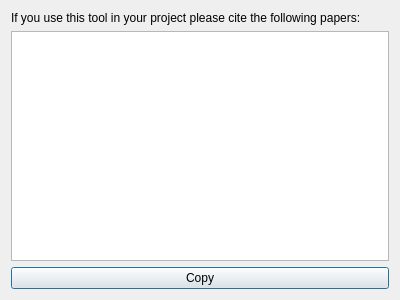
<?xml version="1.0" encoding="UTF-8"?>
<ui version="4.0">
 <class>DialogCitations</class>
 <widget class="QDialog" name="DialogCitations">
  <property name="geometry">
   <rect>
    <x>0</x>
    <y>0</y>
    <width>400</width>
    <height>300</height>
   </rect>
  </property>
  <property name="windowTitle">
   <string>Citations</string>
  </property>
  <layout class="QVBoxLayout" name="verticalLayout_2">
   <item>
    <layout class="QVBoxLayout" name="verticalLayout">
     <item>
      <widget class="QLabel" name="labelCitations">
       <property name="text">
        <string>If you use this tool in your project please cite the following papers:</string>
       </property>
      </widget>
     </item>
     <item>
      <widget class="QTextBrowser" name="textBrowserCitations"/>
     </item>
     <item>
      <widget class="QPushButton" name="pushButtonCopyCitations">
       <property name="toolTip">
        <string>Copy citations to clipbord</string>
       </property>
       <property name="text">
        <string>Copy</string>
       </property>
      </widget>
     </item>
    </layout>
   </item>
  </layout>
 </widget>
 <resources/>
 <connections>
  <connection>
   <sender>pushButtonCopyCitations</sender>
   <signal>clicked()</signal>
   <receiver>DialogCitations</receiver>
   <slot>onCopyCitationsToClipboardPressed()</slot>
   <hints>
    <hint type="sourcelabel">
     <x>197</x>
     <y>282</y>
    </hint>
    <hint type="destinationlabel">
     <x>394</x>
     <y>224</y>
    </hint>
   </hints>
  </connection>
 </connections>
 <slots>
  <slot>onCopyCitationsToClipboardPressed()</slot>
 </slots>
</ui>
